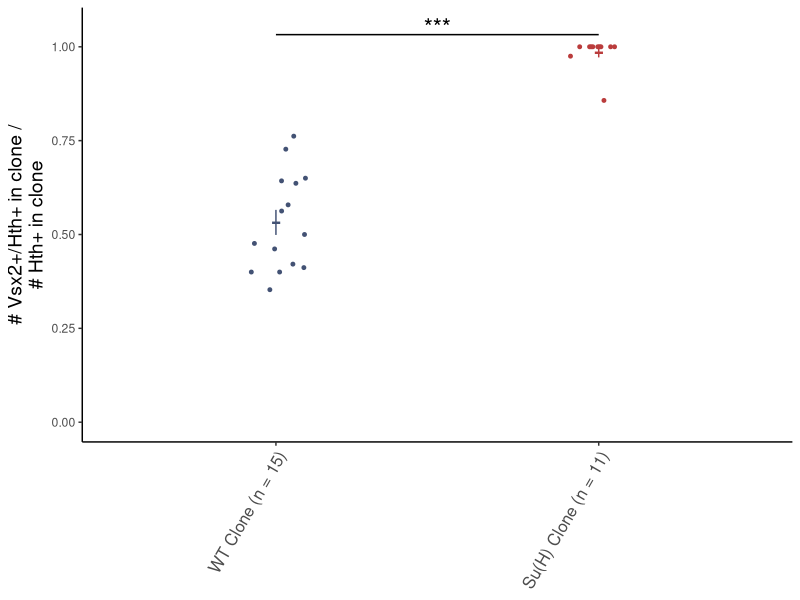
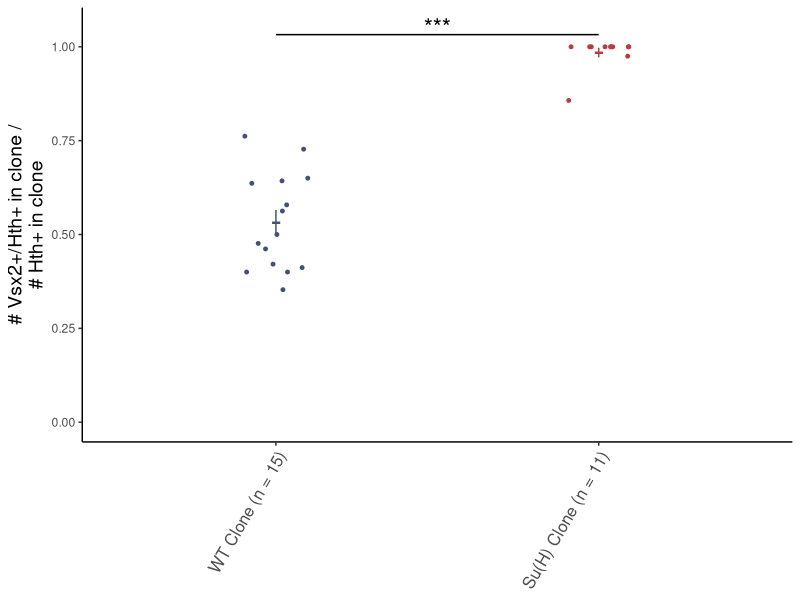

Recreate these plots in R, in order.
library(ggplot2)
library(data.table)

if (!dir.exists("result/fig5")) {
  dir.create("result/fig5", recursive = TRUE)
}

p_to_sig <- function(p_value) {
  if (!is.finite(p_value)) return("n.s.")
  if (p_value < 0.001) return("***")
  if (p_value < 0.01) return("**")
  if (p_value < 0.05) return("*")
  "n.s."
}

sig_annotation <- function(
  y, group, label, x = c(1, 2), bar_offset = 0.05, label_offset = 0.08,
  color = "black", text_size = 6
) {
  valid <- is.finite(y) & !is.na(group)
  finite_y <- y[valid]
  finite_group <- group[valid]
  if (length(finite_y) == 0) {
    stop("sig_annotation() needs at least one finite y value")
  }
  data_max <- max(finite_y)
  se_upper <- max(
    vapply(
      split(finite_y, finite_group), function(group_y) mean_se(group_y)$ymax,
      numeric(1)
    ),
    na.rm = TRUE
  )
  annotation_base <- max(data_max, se_upper, na.rm = TRUE)
  y_ptp <- diff(range(finite_y))
  if (y_ptp == 0) {
    y_ptp <- max(abs(annotation_base), 1)
  }

  list(
    annotate(
      "segment", x = x[1], xend = x[2],
      y = annotation_base + bar_offset * y_ptp,
      yend = annotation_base + bar_offset * y_ptp,
      color = color
    ),
    annotate(
      "text", x = mean(x), y = annotation_base + label_offset * y_ptp,
      label = label, color = color, size = text_size
    )
  )
}

# Load Su(H) MARCM
marcm <- fread("Su(H)/manual_quantification.csv")
setnames(
  marcm, old = c("Condition", "Vsx2+/Hth+/GFP+", "Hth+/GFP+"),
  new = c("Condition", "Vsx2", "Hth")
)

tobj <- glm(
  Vsx2 / Hth ~ Condition, data = marcm,
  family = quasibinomial, weight = Hth
)
tsobj <- summary(tobj)
beta0 <- tsobj$coefficients[1, 1]
beta1 <- tsobj$coefficients[2, 1]
p0 <- 1 / (1 + exp(-beta0))
p1 <- 1 / (1 + exp(-beta0 - beta1))
phi <- tsobj$dispersion
sig_label <- p_to_sig(tsobj$coefficients[2, 4])
fwrite(
  data.table(
    p_value = tsobj$coefficients[2, 4],
    p0 = p0,
    p1 = p1,
    phi = phi
  ),
  "result/fig5/Su(H)_marcm_stats.csv"
)

ssize <- table(marcm$Condition)
marcm$Condition <- factor(
  marcm$Condition,
  levels = c("WT MARCM", "Su(H) MARCM"),
  labels = c(
    paste0("WT Clone", " (n = ", ssize["WT MARCM"], ")"),
    paste0("Su(H) Clone", " (n = ", ssize["Su(H) MARCM"], ")")
  )
)

set.seed(325)
marcm |>
  ggplot(aes(x = Condition, y = Vsx2 / Hth, color = Condition)) +
  geom_jitter(width = 0.1, height = 0, size = 1) +
  stat_summary(
    fun.data = "mean_se",  pch = "-", size = 2
  ) +
  sig_annotation(marcm$Vsx2 / marcm$Hth, marcm$Condition, sig_label) +
  labs(y = "# Vsx2+/Hth+ in clone /\n# Hth+ in clone") +
  theme_classic() +
  theme(
    axis.title.x = element_blank(),
    axis.title.y = element_text(size = 14),
    axis.text.x = element_text(angle = 60, hjust = 1, size = 12)
  ) +
  scale_y_continuous(limits = c(0, NA), labels = scales::number_format()) +
  scale_color_manual(
    values = c("#435274", "#ba3c3c")
  ) +
  guides(color = "none")
ggsave("./result/fig5/Su(H)-MARCM-Vsx2-quant.pdf", width = 3, height = 4)
